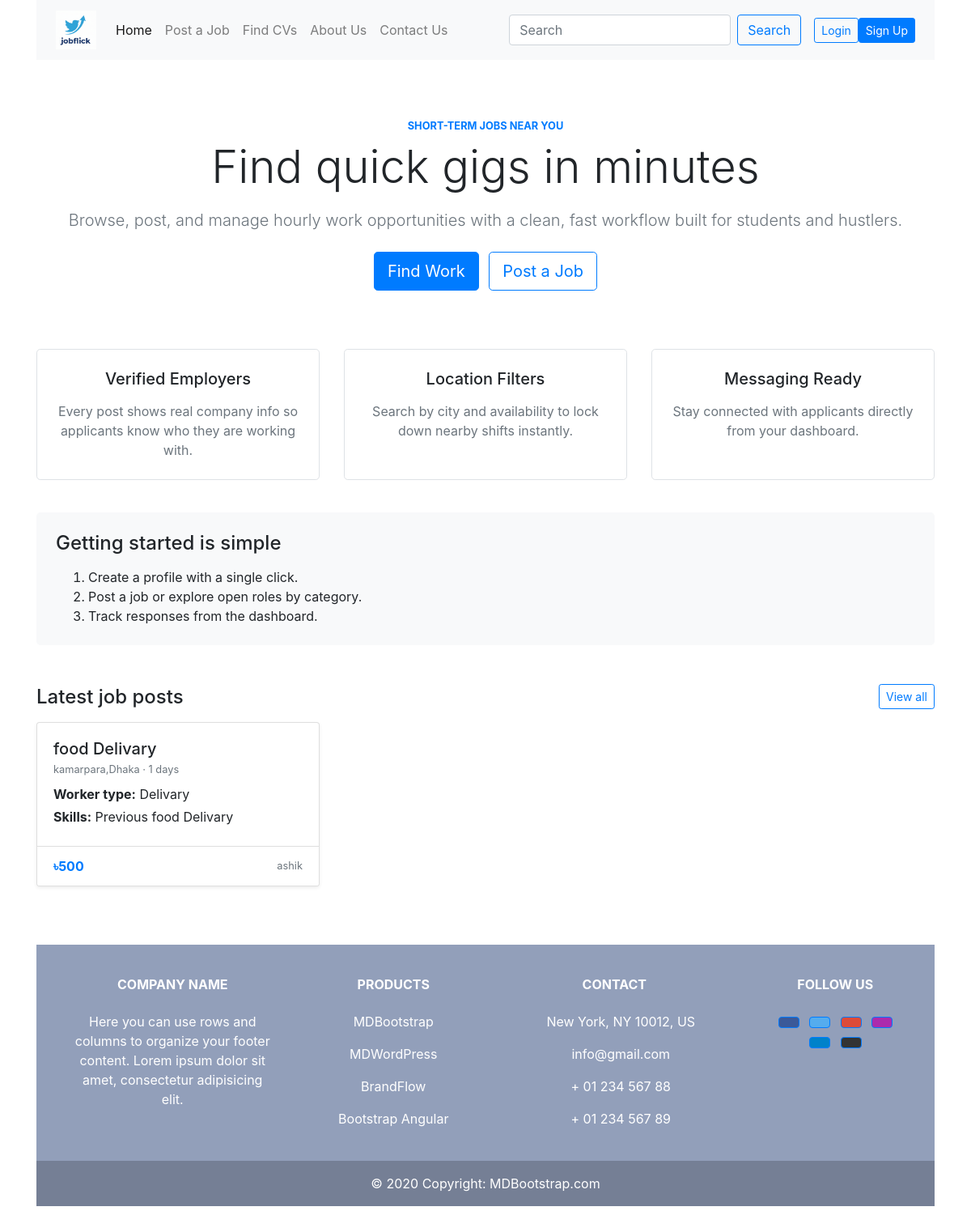
The app's page /, older data.
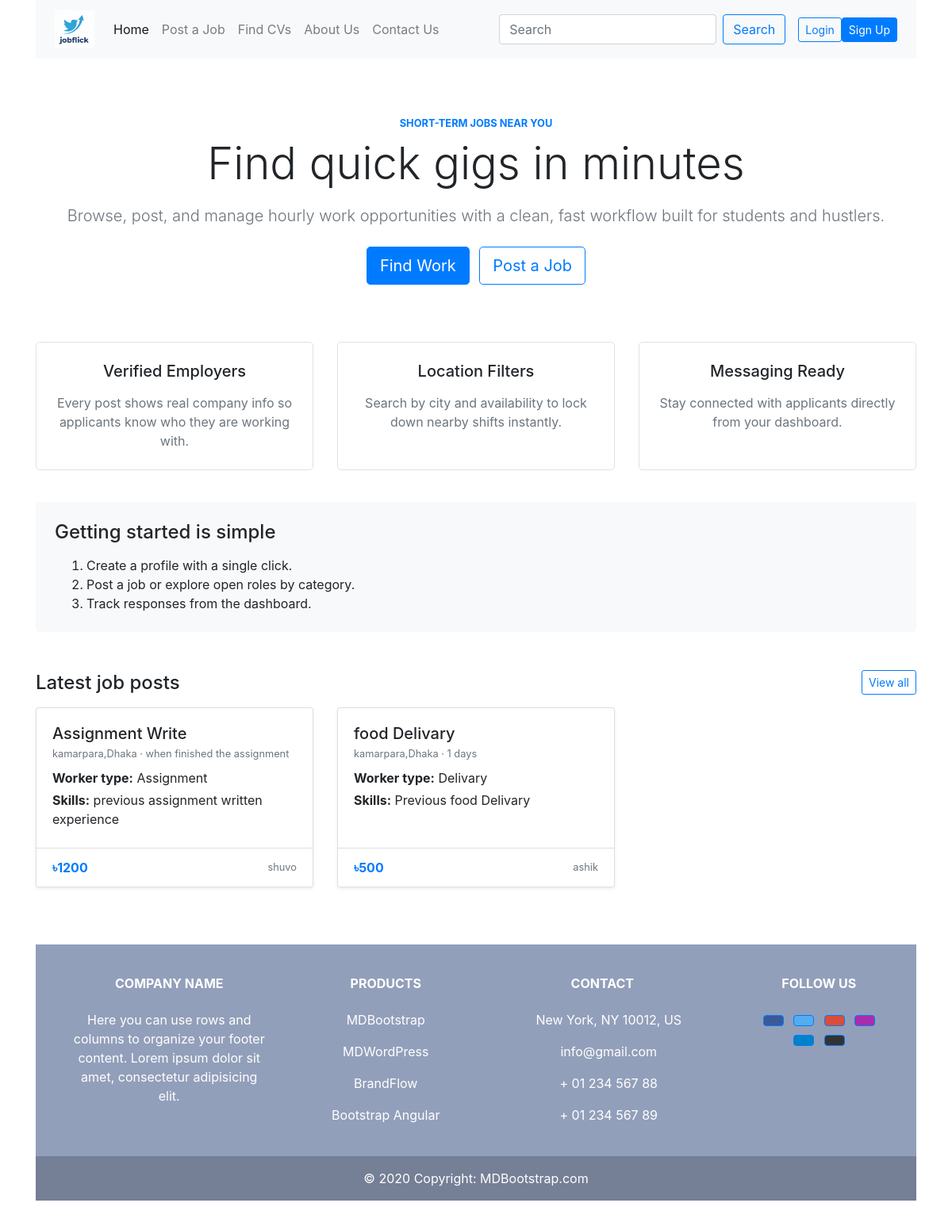
The same page, newer data.
### jobs/models.py (models this page shows, shortened)
class Job(models.Model):
	poster = models.ForeignKey(
		settings.AUTH_USER_MODEL,
		on_delete=models.CASCADE,
		related_name="jobs",
	)
	work_title = models.CharField(max_length=200)
	worker_type = models.CharField(max_length=120)
	duration = models.CharField(max_length=120)
	amount = models.PositiveIntegerField()
	location = models.CharField(max_length=120)
	skills = models.CharField(max_length=255)
	tracking_code = models.CharField(max_length=16, unique=True, editable=False, blank=True)
	created_at = models.DateTimeField(auto_now_add=True)
	class Meta:
		ordering = ["-created_at"]

### pages/views.py (the view)
# urls.py: 2. Add a URL to urlpatterns:  path('', views.home, name='home')
def home(request):
    jobs = Job.objects.select_related("poster")[:6]
    return render(request, 'pages/home.html', {"featured_jobs": jobs})

### userprofile/context_processors.py (called while the page is built)
def unread_notifications(request):
    if request.user.is_authenticated:
        count = request.user.notifications.filter(is_read=False).count()
    else:
        count = 0
    return {"unread_notifications_count": count}

### pages/templates/pages/home.html (shortened to what this page needs)
{% extends "base.html" %}
{% block content %}
<section class="text-center py-5">
    <p class="text-uppercase text-primary small font-weight-bold mb-2">Short-Term Jobs Near You</p>
    <h1 class="display-4 mb-3">Find quick gigs in minutes</h1>
    <p class="lead text-muted mb-4">Browse, post, and manage hourly work opportunities with a clean, fast workflow built for students and hustlers.</p>
    <div>
        <a href="{% url 'job_list' %}" class="btn btn-primary btn-lg mr-2">Find Work</a>
        <a href="{% url 'post_job' %}" class="btn btn-outline-primary btn-lg">Post a Job</a>
    </div>
</section>
<section class="row text-center py-4">
    <div class="col-md-4 mb-3">
        <div class="border rounded-lg p-4 h-100">
            <h5 class="mb-3">Verified Employers</h5>
            <p class="text-muted mb-0">Every post shows real company info so applicants know who they are working with.</p>
        </div>
    </div>
    <div class="col-md-4 mb-3">
        <div class="border rounded-lg p-4 h-100">
            <h5 class="mb-3">Location Filters</h5>
            <p class="text-muted mb-0">Search by city and availability to lock down nearby shifts instantly.</p>
        </div>
    </div>
    <div class="col-md-4 mb-3">
        <div class="border rounded-lg p-4 h-100">
            <h5 class="mb-3">Messaging Ready</h5>
            <p class="text-muted mb-0">Stay connected with applicants directly from your dashboard.</p>
        </div>
    </div>
</section>
<section class="bg-light rounded-lg p-4">
    <h4 class="mb-3">Getting started is simple</h4>
    <ol class="mb-0">
        <li>Create a profile with a single click.</li>
        <li>Post a job or explore open roles by category.</li>
        <li>Track responses from the dashboard.</li>
    </ol>
</section>
<section class="mt-5">
    <div class="d-flex justify-content-between align-items-center mb-3">
        <h4 class="mb-0">Latest job posts</h4>
        <a class="btn btn-outline-primary btn-sm" href="{% url 'job_list' %}">View all</a>
    </div>
    {% if featured_jobs %}
        <div class="row">
            {% for job in featured_jobs %}
                <div class="col-md-4 mb-4">
                    <div class="card h-100 shadow-sm">
                        <div class="card-body">
                            <h5 class="card-title mb-1">{{ job.work_title }}</h5>
                            <p class="text-muted small mb-2">{{ job.location }} · {{ job.duration }}</p>
                            <p class="mb-1"><strong>Worker type:</strong> {{ job.worker_type }}</p>
                            <p class="mb-1"><strong>Skills:</strong> {{ job.skills }}</p>
                        </div>
                        <div class="card-footer bg-white d-flex justify-content-between align-items-center">
                            <span class="text-primary font-weight-bold">৳{{ job.amount }}</span>
                            <span class="small text-muted">{{ job.poster.username }}</span>
                        </div>
                    </div>
                </div>
            {% endfor %}
        </div>
    {% else %}
        <div class="text-center py-5 bg-white border rounded">
            <h5 class="mb-2">No jobs yet</h5>
            <p class="text-muted mb-3">Be the first to publish a task for the community.</p>
            <a class="btn btn-primary" href="{% url 'post_job' %}">Post a job</a>
        </div>
    {% endif %}
</section>
{% endblock %}

Row changes from the older to the newer data that the page shows:
added Job: work_title "Assignment Write", location "kamarpara,Dhaka", duration "when finished the assignment", worker_type "Assignment", skills "previous assignment written experience", amount "1200", poster.username "shuvo"
